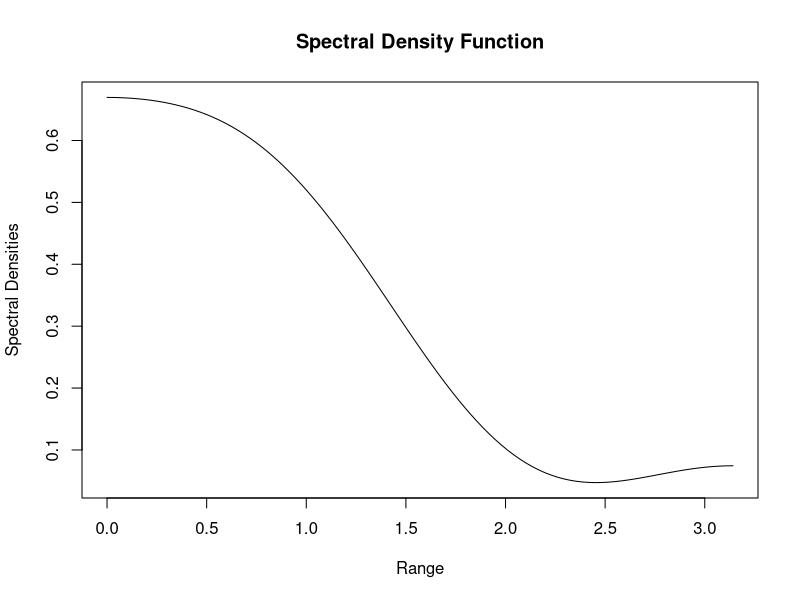
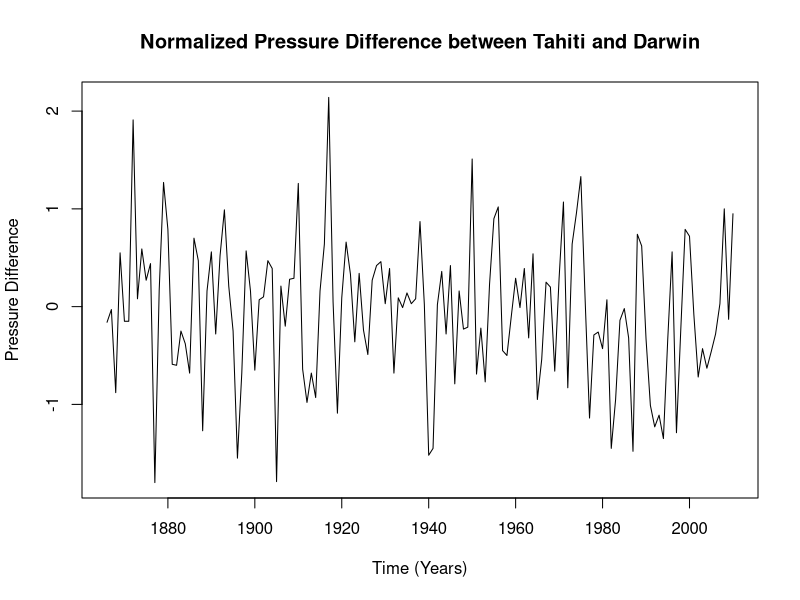
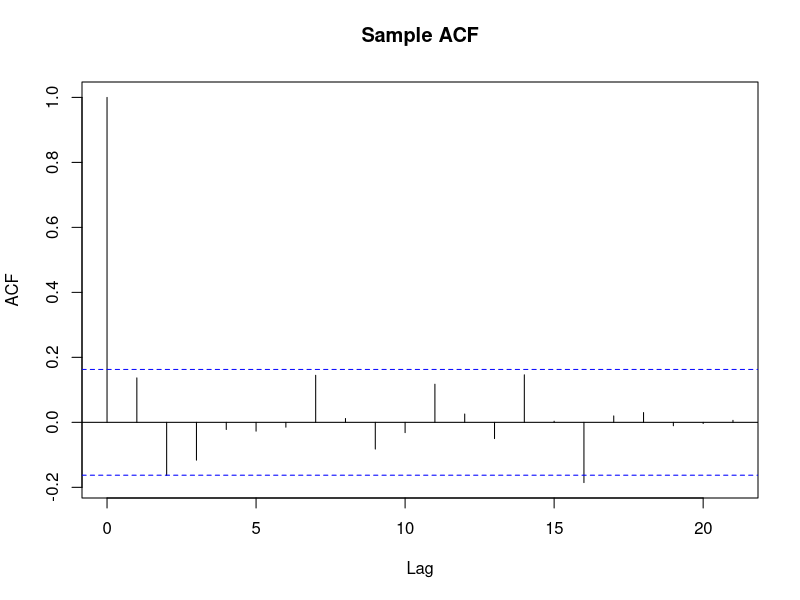
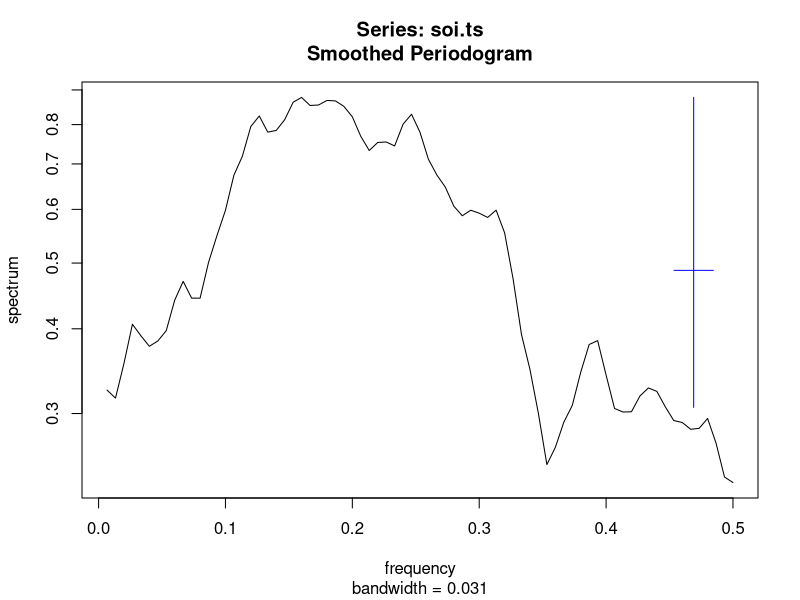
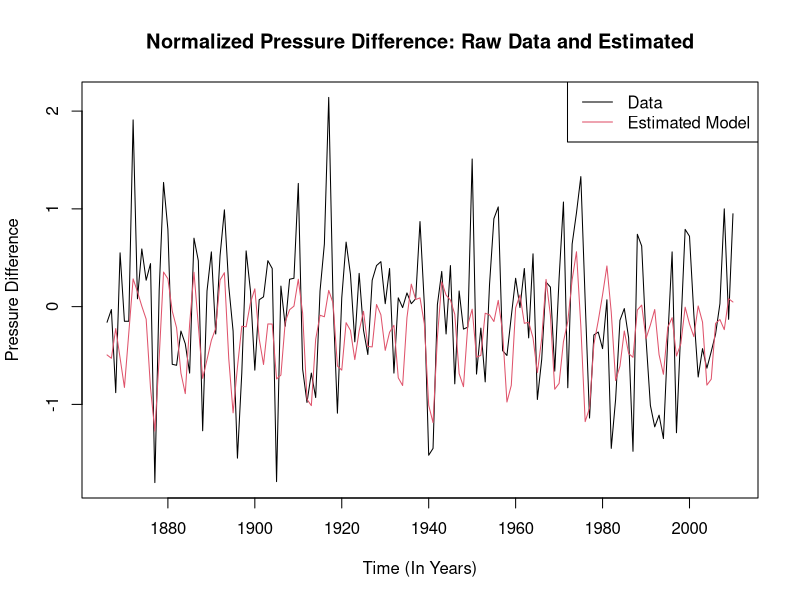

These figures' R source, in order:
## ---- chunk 1
knitr::opts_chunk$set(echo = TRUE)
## ---- chunk 2
curve((1+(1.0649*cos(x))+(0.1688*cos(2*x))-(0.130*cos(3*x)))*(1/pi) , from = 0, to = pi, xlab = "Range", ylab = "Spectral Densities", main = "Spectral Density Function")
## ---- chunk 3
data <- read.table("soi.txt", sep = "\t", header = T)
soi.ts <- ts(data$annual, start = c(1866), end = c(2010))
plot(soi.ts, xlab = "Time (Years)", ylab = "Pressure Difference", 
     main = "Normalized Pressure Difference between Tahiti and Darwin")
acf(soi.ts, main = "Sample ACF")
## ---- chunk 4
spc <- spec.pgram(soi.ts, spans = (sqrt(2*length(soi.ts))))
dominating_freq <- spc$freq[which.max(spc$spec)]
dominating_freq
## ---- chunk 5
# Making fourier frequency function
four_freq <- function(p = -1, example.ts){
  if(p>floor(length(example.ts)/2) ){
    stop("P is greater than N/2")
  }
  if(!is(example.ts, "ts")){
    stop("Object is not a time series")
  }
  omega_p <- (2*pi*p)/length(example.ts)
  return(omega_p)
}

four_freq(10, soi.ts)
## ---- chunk 6
data$row <- seq.int(nrow(data))
ybar <- mean(data$annual)
count <- 1
signif_freq <- data.frame()
crit <- qf(0.95,2, 142)
for(i in 1:(length(soi.ts)/2) ){
  model <- lm(data$annual ~ cos(four_freq(i, soi.ts)*data$row)+sin(four_freq(i, soi.ts)*data$row) )
  test_stat <- ((1/2)*sum((model$fitted.values-ybar)^2))/((1/142)*sum(model$residuals^2))
  if(test_stat>crit){
    signif_freq[count,1] <- i
    signif_freq[count,2] <- model$coefficients[1]
    signif_freq[count,3] <- model$coefficients[2]
    signif_freq[count,4] <- model$coefficients[3]
    count <- count +1
  }
}

colnames(signif_freq)<- c("p", "a_0", "a_p", "b_p")
signif_freq
## ---- chunk 7
sum(signif_freq$a_0) 
## ---- chunk 8
for(i in 1: length(data$annual)){
  data$model[i] <- sum(signif_freq$a_0) + signif_freq[1,3]*cos(four_freq(16, soi.ts)*i) + signif_freq[2,3]*cos(four_freq(20, soi.ts)*i) + signif_freq[3,3]*cos(four_freq(23, soi.ts)*i) + signif_freq[4,3]*cos(four_freq(25, soi.ts)*i) + signif_freq[5,3]*cos(four_freq(41, soi.ts)*i) + signif_freq[1,4]*sin(four_freq(16, soi.ts)*i) + signif_freq[2,4]*sin(four_freq(20, soi.ts)*i) + signif_freq[3,4]*sin(four_freq(23, soi.ts)*i) + signif_freq[4,4]*sin(four_freq(25, soi.ts)*i) + signif_freq[5,4]*sin(four_freq(41, soi.ts)*i)
}
plot(data$year, data$annual, type = "l", xlab = "Time (In Years)", ylab = "Pressure Difference", main = "Normalized Pressure Difference: Raw Data and Estimated")
lines(data$year, data$model, col = 2)
legend("topright", legend = c("Data", "Estimated Model"), lty = c(1,1), col = c(1,2))
